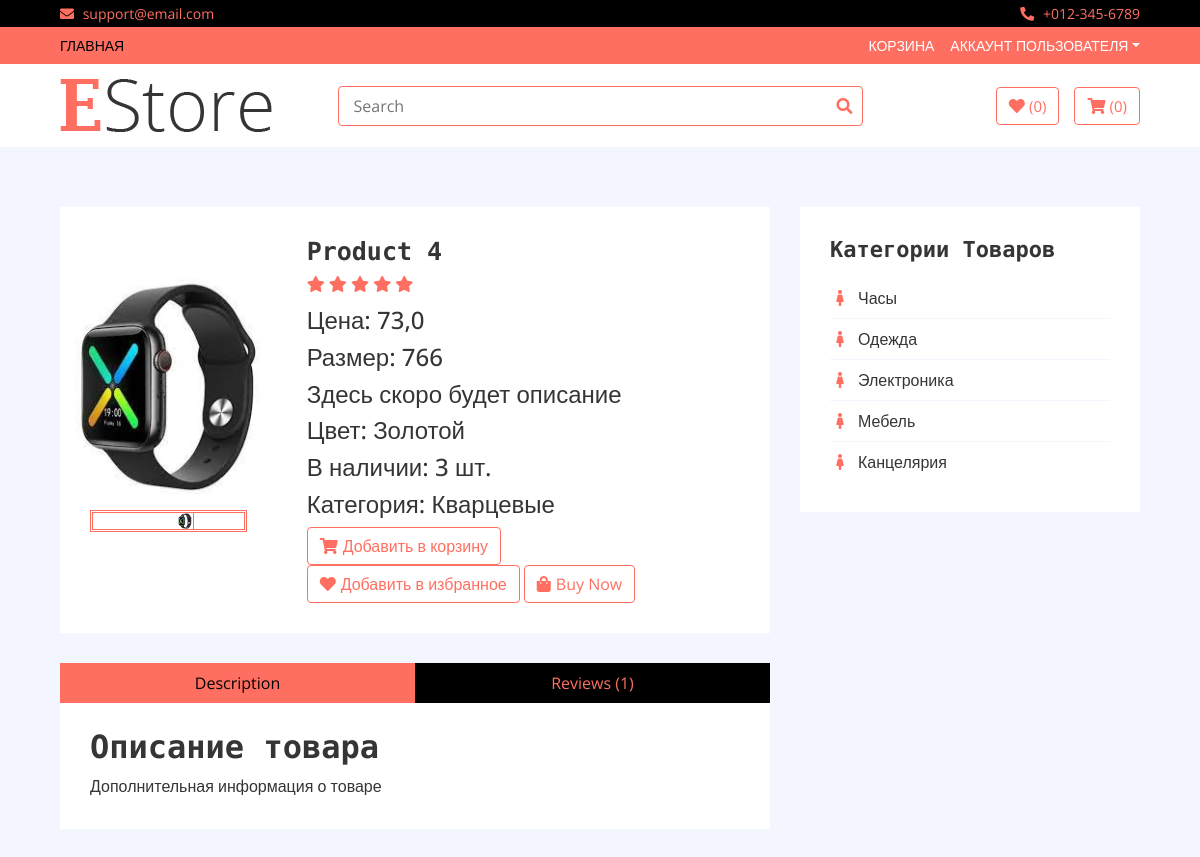
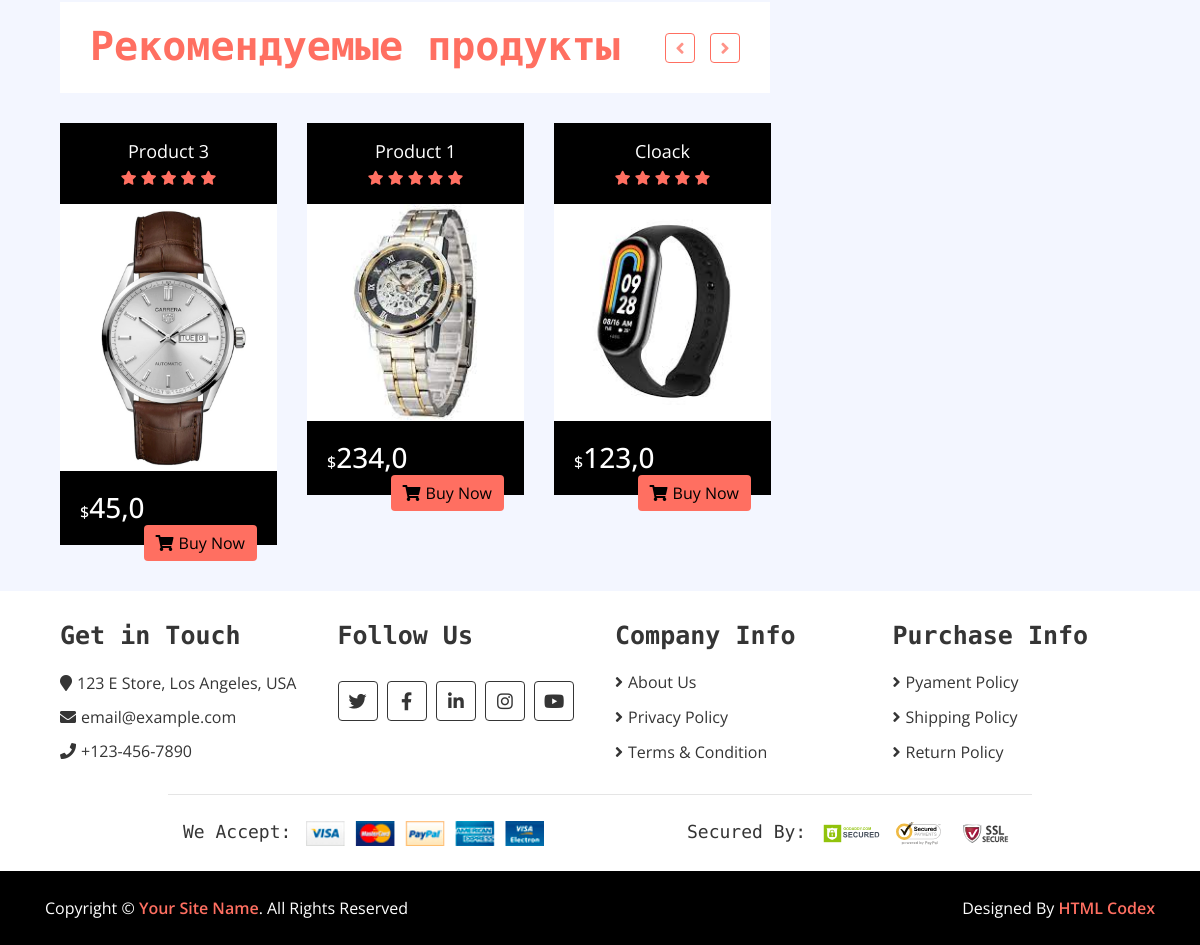
/product/product-4/, run on the app's committed database (2 pictures, top to bottom).
### shop/models.py (models this page shows, shortened)
class Galery(models.Model):
    image = models.ImageField(upload_to="products/", verbose_name="Изображение")
    product = models.ForeignKey(
        Product,
        related_name="images",
        on_delete=models.CASCADE,
    )
    class Meta:
        verbose_name = "Изображения"
        verbose_name_plural = "Галерея товаров"

class Product(models.Model):
    title = models.CharField(
        max_length=250,
        verbose_name="Наименование товара",
    )
    price = models.FloatField(verbose_name="Цена товара")
    created_at = models.DateTimeField(
        auto_now_add=True,
        verbose_name="Дата создания",
    )
    watched = models.IntegerField(
        default=0,
        verbose_name="Количество просмотров",
    )
    quantity = models.IntegerField(
        default=0,
        verbose_name="Количество на складе",
    )
    description = models.TextField(
        default="Здесь скоро будет описание", verbose_name="Описание товара"
    )
    info = models.TextField(
        default="Дополнительная информация о товаре",
        verbose_name="Информация о товаре",
    )
    category = models.ForeignKey(
        Category,
        related_name="products",
        verbose_name="Категории",
        on_delete=models.CASCADE,
    )
    slug = models.SlugField(
        unique=True,
        null=True,
    )
    size = models.IntegerField(default=30, verbose_name="Размер в мм")
    color = models.CharField(
        default="Серебро", max_length=30, verbose_name="Цвет/Материал"
    )
    def get_absolute_url(self):
        return reverse("product_page", kwargs={"slug": self.slug})
    def get_first_photo(self):
        if self.images.all():
            return self.images.first().image.url
    class Meta:
        verbose_name = "Продукт"
        verbose_name_plural = "Продукты"

class Category(models.Model):
    title = models.CharField(
        max_length=150,
        verbose_name="Имя категории",
    )
    image = models.ImageField(
        upload_to="categories/",
        verbose_name="Изображение категории",
        null=True,
        blank=True,
    )
    slug = models.SlugField(unique=True, null=True)
    parent = models.ForeignKey(
        "self",
        on_delete=models.CASCADE,
        null=True,
        blank=True,
        verbose_name="Категория",
        related_name="subcategories",
    )
    class Meta:
        verbose_name = "Категория"
        verbose_name_plural = "Категории"

### shop/views.py (the view)
# urls.py: path("product/<slug:slug>/", views.ProductPage.as_view(), name="product_page"),
class ProductPage(DetailView):
    model = Product
    template_name = "shop/product_page.html"
    context_object_name = "product"
    def get_context_data(self, **kwargs):
        context = super().get_context_data()
        product = Product.objects.get(slug=self.kwargs["slug"])
        products = Product.objects.filter(category=product.category).exclude(
            slug=self.kwargs["slug"]
        )
        products = products.order_by("?")
        context["products"] = products
        return context

### shop/templatetags/shop_tags.py (called while the page is built)
@register.simple_tag()
def get_all_parent_category():
    return Category.objects.filter(parent=None)

### shop/templates/shop/product_page.html (shortened to what this page needs)
{% extends "base.html" %}
{% load shop_tags %}
{% block main %}
    {% get_all_parent_category as parent_categories%}
        <div class="product-detail">
            <div class="container-fluid">
                <div class="row">
                    <div class="col-lg-8">
                        <div class="product-detail-top">
                            <div class="row align-items-center">
                                {% include "shop/components/_product_slider.html" %}
                                {% include "shop/components/_product_detail.html" %}
                            </div>
                        </div>
                        {% include "shop/components/_product_detail_bottom.html" %}
                        {% include "shop/components/_related_products.html" %}
                    </div>
                    <div class="col-lg-4 sidebar">
                        <div class="sidebar-widget category">
                            <h2 class="title">Категории товаров</h2>
                            <nav class="navbar bg-light">
                                <ul class="navbar-nav">
                                    {% for category in parent_categories  %}
                                        <li class="nav-item">
                                            <a class="nav-link" href="{%  url 'category_detail' category.slug %}"><i class="fa fa-female"></i>{{ category.title }}</a>
                                        </li>
                                    {% endfor %}
                                </ul>
                            </nav>
                        </div>
                    </div>
                </div>
            </div>
        </div>
{% endblock main %}

### shop/templates/shop/components/_product_slider.html
<div class="col-md-4">
    <div class="product-slider-single normal-slider">
        {% for img in product.images.all  %}
            <img src="{{ img.image.url }}" alt="Product Image">
        {% endfor %}
    </div>
    <div class="product-slider-single-nav normal-slider">
        {% for img in product.images.all  %}
            <div class="slider-nav-img"><img src="{{ img.image.url }}" alt="Product Image"></div>
        {% endfor %}
    </div>
</div>

### shop/templates/shop/components/_product_detail.html
<div class="col-md-7">
    <div class="product-content">
        <div class="title"><h2>{{ product.title }}</h2></div>
        <div class="ratting">
            <i class="fa fa-star"></i>
            <i class="fa fa-star"></i>
            <i class="fa fa-star"></i>
            <i class="fa fa-star"></i>
            <i class="fa fa-star"></i>
        </div>
        <div class="p-price">
            <h4>Цена: {{ product.price }}</h4>
        </div>
        <div>
            <h4>Размер: {{ product.size }}</h4>
        </div>
        <div>
            <h4>{{ product.description }}</h4>
        </div>
        <div >
            <h4>Цвет: {{ product.color }}</h4>
        </div>
        <div class="p-quantity">
            <h4>В наличии: {{ product.quantity }} шт.</h4>
        </div>
        <div class="p-category">
            <h4>Категория: {{ product.category.title }}</h4>
        </div>
        <div class="action">
            <a class="btn" href="#"><i class="fa fa-shopping-cart"></i>Добавить в корзину</a>
            <a class="btn" href="#"><i class="fa fa-heart me-2"></i>Добавить в избранное</a>
            <a class="btn" href="#"><i class="fa fa-shopping-bag"></i>Buy Now</a>
        </div>
    </div>
</div>

### shop/templates/shop/components/_product_detail_bottom.html (shortened to what this page needs)
<div class="row product-detail-bottom">
    <div class="col-lg-12">
        <ul class="nav nav-pills nav-justified">
            <li class="nav-item">
                <a class="nav-link active" data-toggle="pill" href="#description">Description</a>
            </li>
            <li class="nav-item">
                <a class="nav-link" data-toggle="pill" href="#reviews">Reviews (1)</a>
            </li>
        </ul>
        <div class="tab-content">
            <div id="description" class="container tab-pane active">
                <h2>Описание товара</h4>
                <p>
                    {{ product.info}}
                </p>
            </div>
        </div>
    </div>
</div>

### shop/templates/shop/components/_related_products.html (shortened to what this page needs)
<div class="product">
    <div class="section-header">
        <h1>Рекомендуемые продукты</h1>
    </div>
    <div class="row align-items-center product-slider product-slider-3">
        {% for product in products  %}
            <div class="col-lg-6">
                {% include "shop/components/_product_card.html" %}
            </div>
        {% endfor %}
    </div>
</div>

### shop/templates/shop/components/_product_card.html (shortened to what this page needs)
    <div class="product-item">
        <div class="product-title">
            <a href="{{ product.get_absolute_url }}">{{ product.title }}</a>
            <div class="ratting">
                <i class="fa fa-star"></i>
                <i class="fa fa-star"></i>
                <i class="fa fa-star"></i>
                <i class="fa fa-star"></i>
                <i class="fa fa-star"></i>
            </div>
        </div>
        <div class="product-image">
            <a href="product-detail.html">
                <img src="{{ product.get_first_photo }}" alt="Product Image">
            </a>
        </div>
        <div class="product-price">
            <h3><span>$</span>{{ product.price }}</h3>
            <a class="btn" href="{% url 'product_page' product.slug %}"><i class="fa fa-shopping-cart"></i>Buy Now</a>
        </div>
    </div>

### shop/static/shop/css/style.css (style rules this page uses)
a { color: #FF6F61; }
h1 { font-family: 'Source Code Pro', monospace; font-weight: 900; }
h2 { font-family: 'Source Code Pro', monospace; font-weight: 700; }
@media (min-width: 992px) { .container-fluid { padding-right: 60px; padding-left: 60px; } }
.btn { color: #FF6F61; background: #ffffff; border: 1px solid #FF6F61; }
.nav { position: relative; }
@media (min-width: 768px) { .nav, .nav .navbar { background: #FF6F61 !important; } }
.category { position: relative; padding: 0 15px; margin-bottom: 30px; }
.product-item { position: relative; }
.product-item .product-title { padding: 15px; text-align: center; background: #000000; transition: all .3s; }
.product-item .product-title a, .product-item .product-title .ratting { position: relative; width: 100%; }
.product-item .product-title a { margin-bottom: 5px; color: #ffffff; font-size: 18px; }
.product-item .product-title .ratting i { font-size: 14px; color: #FF6F61; }
.product-item .product-image { position: relative; overflow: hidden; }
.product-item .product-image a { display: block; background: #ffffff; transition: .3s; }
.product-item .product-image img { width: 100%; transition: all .3s; }
.product-item .product-price { padding: 20px; background: #000000; transition: all .3s; }
.product-item .product-price h3 { display: inline-block; color: #ffffff; margin: 0; }
.product-item .product-price h3 span { font-size: 16px; }
.product-item .product-price .btn { float: right; border: none; color: #000000; background: #FF6F61; }
.product-item .product-price .btn i { margin-right: 5px; }
.product .section-header { margin-bottom: 30px; padding: 20px 30px 15px 30px; color: #FF6F61; background: #ffffff; }
.product-detail { position: relative; width: 100%; padding: 30px 0; }
.product-detail .product-detail-top, .product-detail .product-detail-bottom { margin-bottom: 30px; }
.product-detail .product-detail-top { padding: 0; background: #ffffff; }
.product-detail .product-slider-single img { width: 100%; }
.product-detail .product-slider-single-nav { margin: 15px 30px 30px 30px; border: 3px double #FF6F61; }
.product-detail .product-slider-single-nav .slider-nav-img { border-right: 1px solid #FF6F61; overflow: hidden; }
.product-detail .product-slider-single-nav img { width: 100%; transition: all .3s; }
.product-detail .product-content, .product-detail .product-content .title, .product-detail .product-content .ratting, .product-detail .product-content .price, .product-detail .product-content .details, .product-detail .product-content .quantity, .product-detail .product-content .action { position: relative; width: 100%; }
.product-detail .product-content { padding: 30px; }
@media (min-width: 768px) { .product-detail .product-content { padding-left: 0; } }
.product-detail .product-content .title h2 { font-size: 25px; margin-bottom: 5px; }
.product-detail .product-content .ratting { margin-bottom: 10px; }
.product-detail .product-content .ratting i { color: #FF6F61; font-size: 16px; }
.product-detail .product-content .action a:first-child { margin-right: 11px; }
.product-detail .product-content .action a i { margin-right: 5px; }
.product-detail .nav.nav-pills .nav-link { color: #FF6F61; background: #000000; border-radius: 0; transition: all .3s; }
.product-detail .nav.nav-pills .nav-link:hover, .product-detail .nav.nav-pills .nav-link.active { color: #000000; background: #FF6F61; }
.product-detail .tab-content { background: #ffffff; padding: 25px 15px 15px 15px; }
.sidebar-widget { padding: 30px; background: #ffffff; }
.sidebar-widget .title { position: relative; font-size: 22px; text-transform: capitalize; margin-bottom: 15px; }
.sidebar-widget.category { margin: 0; }
.sidebar-widget.category .navbar { padding: 0; overflow: hidden; background: #ffffff !important; }
.sidebar-widget.category .navbar-nav { width: 100%; }
.sidebar-widget.category .navbar li { border-bottom: 1px solid #f3f6ff; }
.sidebar-widget.category .navbar li:last-child { border-bottom: none; }
.sidebar-widget.category .navbar a { color: #353535; }
.sidebar-widget.category .navbar i { color: #FF6F61; width: 20px; text-align: center; margin-right: 8px; }

### data on the page
Galery: image (picture)
Product: title "Product 4", price "73,0", size "766", description "Здесь скоро будет описание", color "Золотой", quantity "3", category "Кварцевые", info "Дополнительная информация о товаре"
Product: title "Product 3", get_first_photo (picture), price "45,0"
Product: title "Product 1", get_first_photo (picture), price "234,0"
Product: title "Cloack", get_first_photo (picture), price "123,0"
Category: title "Часы"
Category: title "Одежда"
Category: title "Электроника"
Category: title "Мебель"
Category: title "Канцелярия"
